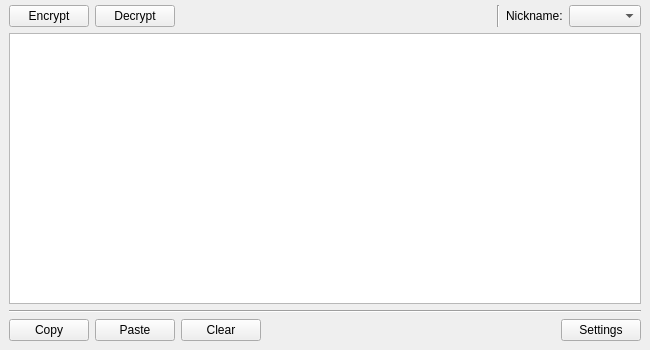
<?xml version="1.0" encoding="UTF-8"?>
<ui version="4.0">
 <class>MainWindow</class>
 <widget class="QMainWindow" name="MainWindow">
  <property name="geometry">
   <rect>
    <x>0</x>
    <y>0</y>
    <width>650</width>
    <height>350</height>
   </rect>
  </property>
  <property name="windowTitle">
   <string>Heart Beat</string>
  </property>
  <widget class="QWidget" name="centralwidget">
   <layout class="QVBoxLayout" name="verticalLayout">
    <property name="topMargin">
     <number>5</number>
    </property>
    <item>
     <layout class="QHBoxLayout" name="horizontalLayout_2">
      <item>
       <layout class="QHBoxLayout" name="horizontalLayout">
        <item>
         <widget class="QPushButton" name="encButton">
          <property name="text">
           <string>Encrypt</string>
          </property>
         </widget>
        </item>
        <item>
         <widget class="QPushButton" name="decButton">
          <property name="text">
           <string>Decrypt</string>
          </property>
         </widget>
        </item>
       </layout>
      </item>
      <item>
       <spacer name="horizontalSpacer_2">
        <property name="orientation">
         <enum>Qt::Horizontal</enum>
        </property>
        <property name="sizeHint" stdset="0">
         <size>
          <width>40</width>
          <height>20</height>
         </size>
        </property>
       </spacer>
      </item>
      <item>
       <widget class="Line" name="line_2">
        <property name="orientation">
         <enum>Qt::Vertical</enum>
        </property>
       </widget>
      </item>
      <item>
       <layout class="QHBoxLayout" name="horizontalLayout_4">
        <item>
         <widget class="QLabel" name="label">
          <property name="text">
           <string>Nickname:</string>
          </property>
         </widget>
        </item>
        <item>
         <widget class="QComboBox" name="comboBox"/>
        </item>
       </layout>
      </item>
     </layout>
    </item>
    <item>
     <widget class="QTextEdit" name="textEdit"/>
    </item>
    <item>
     <widget class="Line" name="line">
      <property name="orientation">
       <enum>Qt::Horizontal</enum>
      </property>
     </widget>
    </item>
    <item>
     <layout class="QHBoxLayout" name="horizontalLayout_3">
      <item>
       <widget class="QPushButton" name="copyButton">
        <property name="text">
         <string>Copy</string>
        </property>
       </widget>
      </item>
      <item>
       <widget class="QPushButton" name="pasteButton">
        <property name="text">
         <string>Paste</string>
        </property>
       </widget>
      </item>
      <item>
       <widget class="QPushButton" name="clearButton">
        <property name="text">
         <string>Clear</string>
        </property>
       </widget>
      </item>
      <item>
       <spacer name="horizontalSpacer">
        <property name="orientation">
         <enum>Qt::Horizontal</enum>
        </property>
        <property name="sizeHint" stdset="0">
         <size>
          <width>40</width>
          <height>20</height>
         </size>
        </property>
       </spacer>
      </item>
      <item>
       <widget class="QPushButton" name="settingsButton">
        <property name="text">
         <string>Settings</string>
        </property>
       </widget>
      </item>
     </layout>
    </item>
   </layout>
  </widget>
  <widget class="QMenuBar" name="menubar">
   <property name="geometry">
    <rect>
     <x>0</x>
     <y>0</y>
     <width>650</width>
     <height>21</height>
    </rect>
   </property>
  </widget>
 </widget>
 <resources/>
 <connections/>
</ui>
